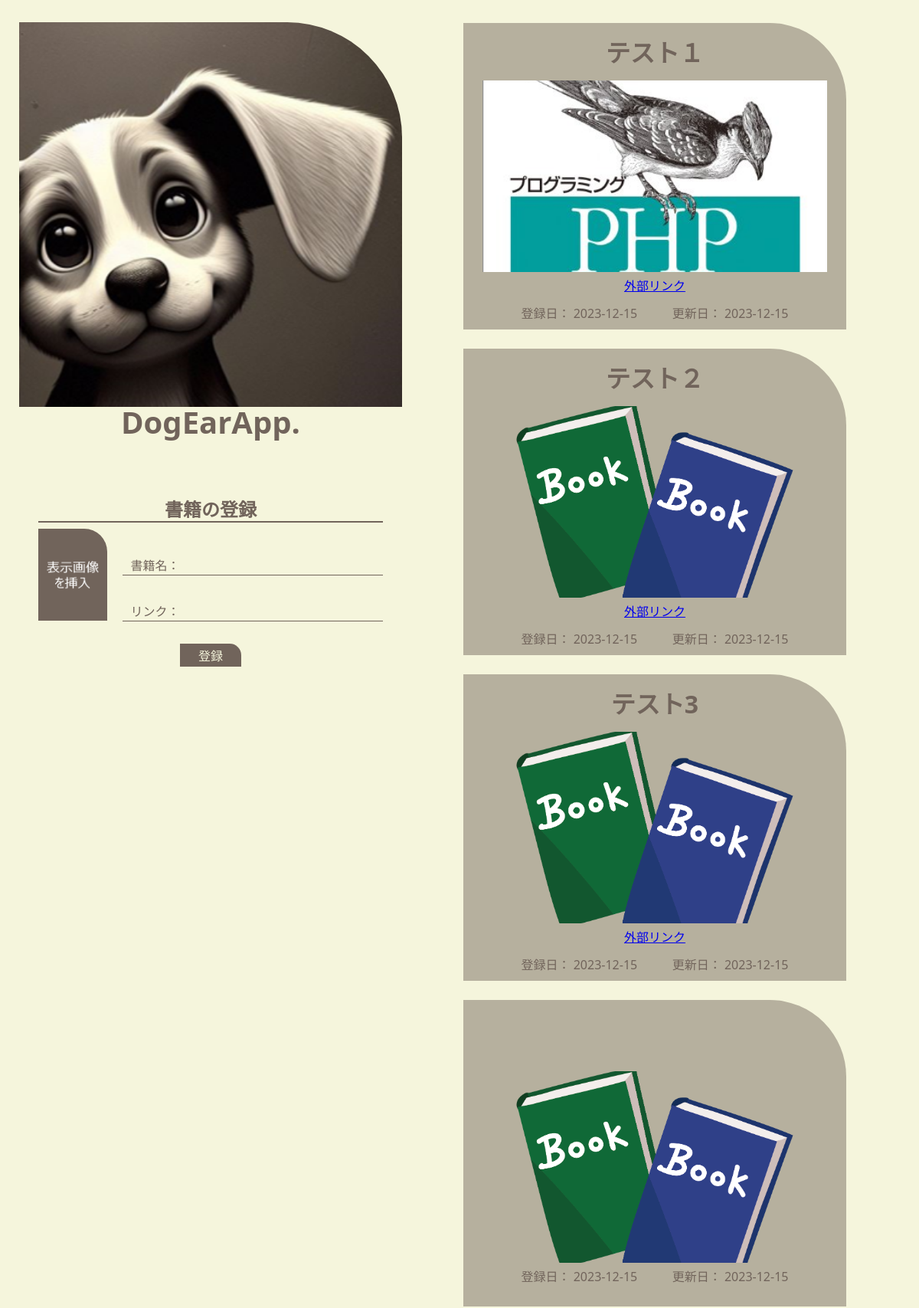
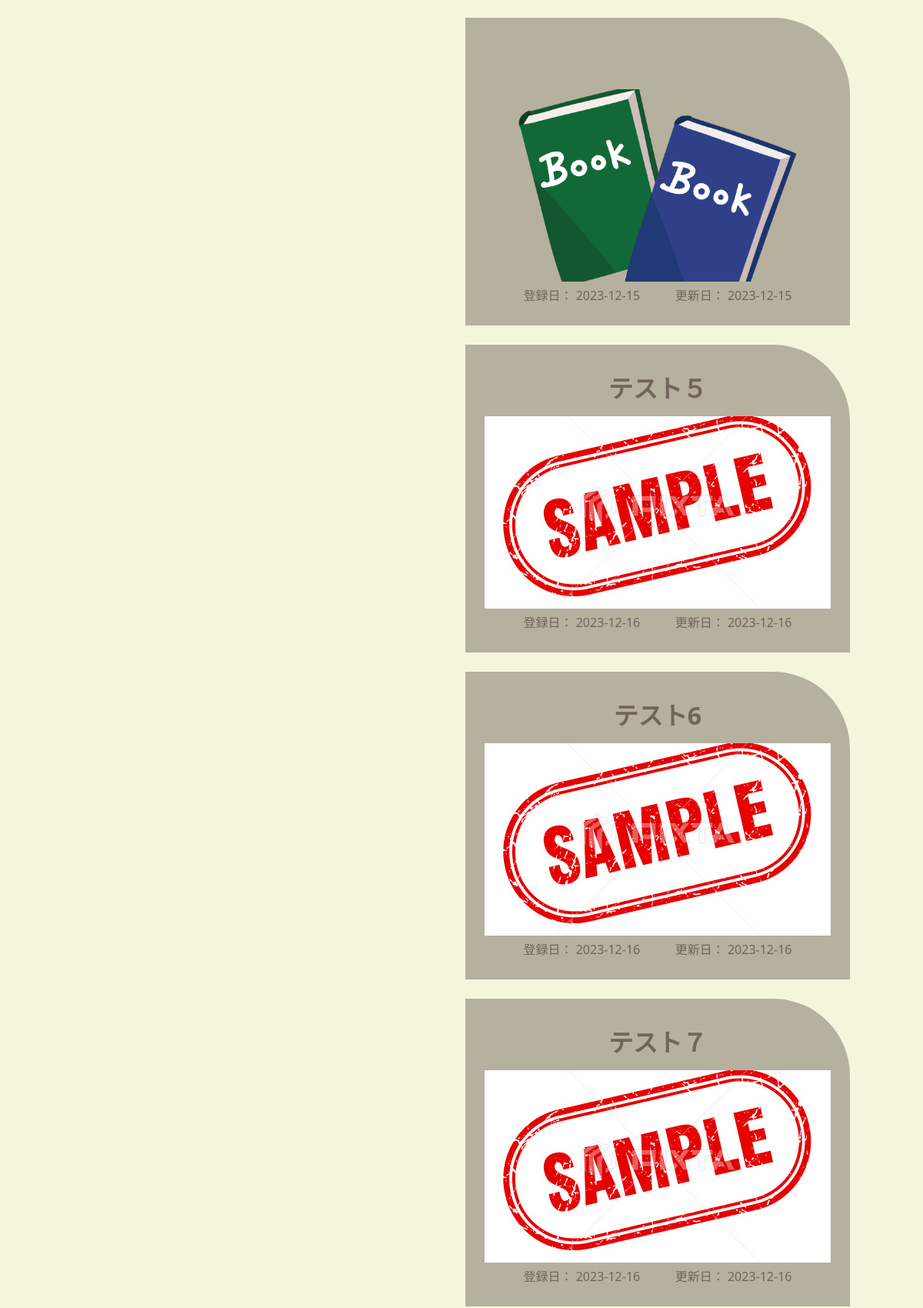
The page / (upper part) on the database its author committed (2 pictures, top to bottom).
### tables this page shows
CREATE TABLE `gs_bm_books` (
  `id` int(12) NOT NULL,
  `name` varchar(64) NOT NULL,
  `url` text NOT NULL,
  `content` text NOT NULL,
  `created_date` datetime NOT NULL,
  `update_date` datetime NOT NULL
);

### funcs.php (called while the page is built)
<?php
function h($val)
{
    return htmlspecialchars($val, ENT_QUOTES);
}

### index.php (the view, shortened to what this page needs)
<?php
include("./funcs.php");
try {
    $pdo = new PDO('mysql:dbname=gs_bm_db;charset=utf8;host=localhost', 'root', '');
} catch (PDOException $e) {
    exit('DBConnectError:' . $e->getMessage());
}
$stmt = $pdo->prepare("
    SELECT * FROM gs_bm_books
");
$status = $stmt->execute();
$view = "";
if ($status == false) {
    $error = $stmt->errorInfo();
    exit("ErrorQuery:" . $error[2]);
} else {
    while ($result = $stmt->fetch(PDO::FETCH_ASSOC)) {
        $id12 = str_pad($result['id'], 12, "0", STR_PAD_LEFT);
        $files = glob("./books/$id12/book_cover.*");
        $coverImgPath = (count($files) > 0) ? $files[0] : './books/sample_cover.png';
        $createdDate = substr($result['created_date'], 0, 10);
        $updateDate = substr($result['update_date'], 0, 10);
        $view .= "<li class='book_item' data-book_id='" . h($id12) . "'>";
        $view .=    "<h3>" . h($result['name']) . "</h3>";
        $view .=    "<div class='book_cover'><img src='" . $coverImgPath . "'></div>";
        if (!is_null($result['url']) && $result['url'] != "") {
            $view .= "<a href='" . h($result['url']) . "'>外部リンク</a>";
        };
        $view .=    "<div class='date_info'>";
        $view .=        "<p>登録日： " . h($createdDate) . "</p>";
        $view .=        "<p?>更新日： " . h($updateDate) . "</p>";
        $view .=    "</div>";
        $view .= "</li>";
    }
}
?>
<!DOCTYPE html>
<html lang="ja">
<head>
    <link rel="stylesheet" href="./css/reset.css">
    <link rel="stylesheet" href="./css/style_book.css">
</head>
<body>
    <header>
        <img src="./logo.png" alt="">
        <h1>DogEarApp.</h1>
    </header>
    <nav>
        <form action="./insert_book.php" method="post" enctype="multipart/form-data">
            <fieldset>
                <div id="register_book_box">
                    <h2>書籍の登録</h2>
                    <p id="book_name_label" class="label_fmt">書籍名：</p>
                    <div id="book_name" class="textbox_fmt"><input class="input_textbox" type="text" name="name" required></div>
                    <p id="book_url_label" class="label_fmt">リンク：</p>
                    <div id="book_url" class="textbox_fmt"><input class="input_textbox" type="text" name="url"></div>
                    <div id="book_cover_box"><img id="book_cover_img" src="./input_img.png" alt=""></div>
                    <div id="book_register_btn"><input class="button" type="submit" value="登録"></div>
                </div>
            </fieldset>
        </form>
    </nav>
    <main>
        <ul id="book_list"><?= $view ?></ul>
    </main>
</body>
</html>

### css/style_book.css (style rules this page uses)
body { margin: 0; padding: 0; width: 100vw; height: 100vh; display: grid; grid-template: "left_top right" 600px "left_bottom right" 1fr / 550px 1fr; }
header { grid-area: left_top; background: beige; display: flex; flex-direction: column; justify-content: center; align-items: center; }
header>img { width: 500px; height: auto; border-top-right-radius: 30%; }
header>h1 { font-family: 'Segoe UI', Tahoma, Geneva, Verdana, sans-serif; font-weight: bold; color: #71645B; font-size: 40px; }
nav { grid-area: left_bottom; background: beige; }
#register_book_box { margin: 0; padding: 0; width: 550px; height: 100%; display: grid; grid-template: "top top top top top" 80px "..... left center_1 right_1 ....." 70px "..... left center_2 right_2 ....." 60px "..... bottom bottom bottom ....." 1fr / 50px 110px 1fr 3fr 50px; }
#register_book_box>h2 { grid-area: top; width: 450px; height: 100%; margin: auto; font-family: 'Segoe UI', Tahoma, Geneva, Verdana, sans-serif; font-weight: bold; color: #71645B; font-size: 24px; line-height: 30px; display: flex; justify-content: center; align-items: end; border-bottom: 2px solid #71645B; }
#book_cover_box { grid-area: left; display: flex; overflow: hidden; padding: 10px 20px 0px 0px; z-index: 10; }
#book_cover_img { width: 100%; height: 100%; object-fit: cover; border-top-right-radius: 30px; }
#book_name_label { grid-area: center_1; }
#book_url_label { grid-area: center_2; }
.label_fmt { height: 100%; width: 100%; display: flex; justify-content: center; align-items: end; border-bottom: 1px solid #71645B; margin: auto; font-family: 'Segoe UI', Tahoma, Geneva, Verdana, sans-serif; color: #71645B; line-height: 24px; }
#book_name { grid-area: right_1; }
#book_url { grid-area: right_2; }
.textbox_fmt { height: 100%; width: 100%; display: flex; justify-content: center; align-items: end; border-bottom: 1px solid #71645B; margin: auto; }
.input_textbox { width: 100%; font-family: 'Segoe UI', Tahoma, Geneva, Verdana, sans-serif; font-size: 16px; color: #71645B; border: none; background: beige; }
#book_register_btn { grid-area: bottom; height: 60px; width: 100%; display: flex; justify-content: center; align-items: end; }
.button { width: 80px; height: 30px; font-family: 'Segoe UI', Tahoma, Geneva, Verdana, sans-serif; font-size: 16px; color: beige; background: #71645B; border-top-right-radius: 15px; border: none; }
main { grid-area: right; display: flex; justify-content: start; align-items: start; overflow: auto; background: beige; }
#book_list { width: 100%; height: auto; margin: 30px 50px 30px 30px; display: flex; flex-wrap: wrap; }
.book_item { box-sizing: border-box; width: 500px; height: 400px; margin: 0px 25px 25px 25px; padding: 0px 30px; background: #71645b7a; border-top-right-radius: 100px; display: flex; flex-direction: column; justify-content: center; align-items: center; }
.book_item>h3 { width: 450px; height: 32px; overflow: hidden; word-break: break-all; margin: 20px 0px; text-align: center; font-family: 'Segoe UI', Tahoma, Geneva, Verdana, sans-serif; font-size: 32px; font-weight: bold; color: #71645B; }
.book_cover { height: 250px; width: 450px; overflow: hidden; display: flex; justify-content: center; align-items: start; }
.book_cover>img { height: 100%; width: 100%; object-fit: cover; }
.book_item>a { font-family: 'Segoe UI', Tahoma, Geneva, Verdana, sans-serif; margin: 10px 0px; }
.date_info { width: 100%; margin: 10px 0px; display: flex; justify-content: space-evenly; font-family: 'Segoe UI', Tahoma, Geneva, Verdana, sans-serif; color: #71645B; }

### rows shown on the page
gs_bm_books: name "テスト１", shows a picture, created_date "2023-12-15", update_date "2023-12-15"
gs_bm_books: name "テスト２", created_date "2023-12-15", update_date "2023-12-15"
gs_bm_books: name "テスト3", created_date "2023-12-15", update_date "2023-12-15"
gs_bm_books: created_date "2023-12-15", update_date "2023-12-15"
gs_bm_books: created_date "2023-12-15", update_date "2023-12-15"
gs_bm_books: name "テスト５", created_date "2023-12-16", update_date "2023-12-16"
gs_bm_books: name "テスト6", created_date "2023-12-16", update_date "2023-12-16"
gs_bm_books: name "テスト７", created_date "2023-12-16", update_date "2023-12-16"
